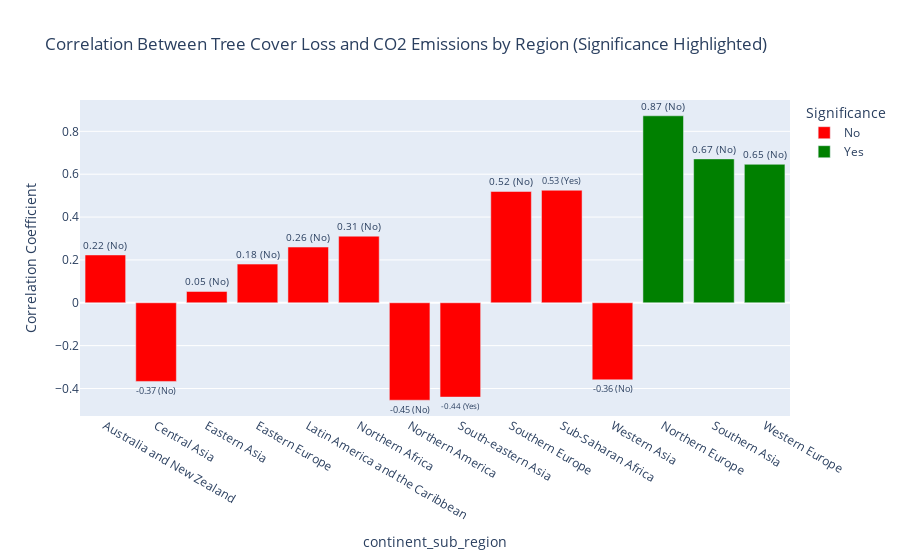

This figure's notebook cell:
### Code cell
correlations['significance_color'] = correlations['is_significant'].map({'Yes': 'green', 'No': 'red'})

fig = px.bar(
    correlations,
    x='continent_sub_region',
    y='correlation',
    title="Correlation Between Tree Cover Loss and CO2 Emissions by Region (Significance Highlighted)",
    labels={
        "continent_region": "Region",
        "correlation": "Correlation Coefficient"
    },
    color='is_significant',
    text='correlation',
    color_discrete_map={'Yes': 'green', 'No': 'red'}
)

fig.update_traces(
    texttemplate='%{text:.2f} (%{customdata[1]})',
    textposition='outside',
    customdata=correlations[['continent_sub_region', 'is_significant']]
)

fig.update_layout(
    showlegend=True, 
    yaxis_title="Correlation Coefficient",
    legend_title="Significance",
)

fig.show()

### Figure 1 — Plotly figure (JSON) as saved in the notebook; plotly's stock layout.template omitted (floating-point values rounded to 4 significant figures)
{"data": [{"alignmentgroup": "True", "customdata": [["Australia and New Zealand", "No"], ["Central Asia", "No"], ["Eastern Asia", "No"], ["Eastern Europe", "No"], ["Latin America and the Caribbean", "No"], ["Northern Africa", "No"], ["Northern America", "No"], ["Northern Europe", "Yes"], ["South-eastern Asia", "No"], ["Southern Asia", "Yes"], ["Southern Europe", "No"], ["Sub-Saharan Africa", "No"], ["Western Asia", "No"], ["Western Europe", "Yes"]], "hovertemplate": "is_significant=No<br>continent_sub_region=%{x}<br>Correlation Coefficient=%{text}<extra></extra>", "legendgroup": "No", "marker": {"color": "red", "pattern": {"shape": ""}}, "name": "No", "offsetgroup": "No", "orientation": "v", "showlegend": true, "text": [0.2231, -0.3671, 0.05287, 0.1805, 0.26, 0.3108, -0.4546, -0.4401, 0.5194, 0.525, -0.3595], "textposition": "outside", "texttemplate": "%{text:.2f} (%{customdata[1]})", "type": "bar", "x": ["Australia and New Zealand", "Central Asia", "Eastern Asia", "Eastern Europe", "Latin America and the Caribbean", "Northern Africa", "Northern America", "South-eastern Asia", "Southern Europe", "Sub-Saharan Africa", "Western Asia"], "xaxis": "x", "y": [0.2231, -0.3671, 0.05287, 0.1805, 0.26, 0.3108, -0.4546, -0.4401, 0.5194, 0.525, -0.3595], "yaxis": "y"}, {"alignmentgroup": "True", "customdata": [["Australia and New Zealand", "No"], ["Central Asia", "No"], ["Eastern Asia", "No"], ["Eastern Europe", "No"], ["Latin America and the Caribbean", "No"], ["Northern Africa", "No"], ["Northern America", "No"], ["Northern Europe", "Yes"], ["South-eastern Asia", "No"], ["Southern Asia", "Yes"], ["Southern Europe", "No"], ["Sub-Saharan Africa", "No"], ["Western Asia", "No"], ["Western Europe", "Yes"]], "hovertemplate": "is_significant=Yes<br>continent_sub_region=%{x}<br>Correlation Coefficient=%{text}<extra></extra>", "legendgroup": "Yes", "marker": {"color": "green", "pattern": {"shape": ""}}, "name": "Yes", "offsetgroup": "Yes", "orientation": "v", "showlegend": true, "text": [0.8725, 0.6714, 0.6461], "textposition": "outside", "texttemplate": "%{text:.2f} (%{customdata[1]})", "type": "bar", "x": ["Northern Europe", "Southern Asia", "Western Europe"], "xaxis": "x", "y": [0.8725, 0.6714, 0.6461], "yaxis": "y"}], "layout": {"barmode": "relative", "legend": {"title": {"text": "Significance"}, "tracegroupgap": 0}, "showlegend": true, "title": {"text": "Correlation Between Tree Cover Loss and CO2 Emissions by Region (Significance Highlighted)"}, "xaxis": {"anchor": "y", "domain": [0, 1], "title": {"text": "continent_sub_region"}}, "yaxis": {"anchor": "x", "domain": [0, 1], "title": {"text": "Correlation Coefficient"}}}}
